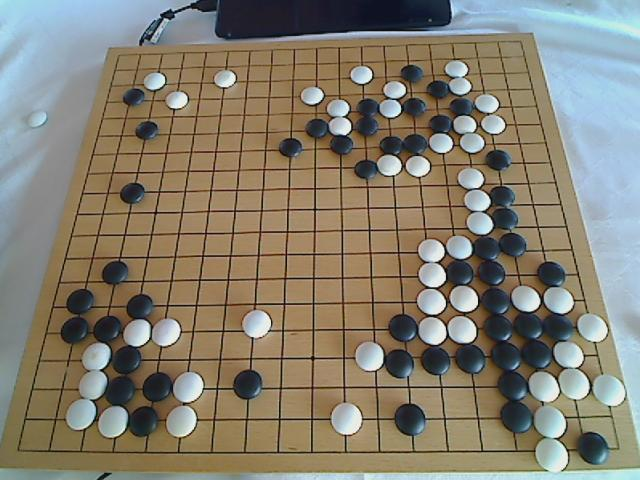
#> input picture examples/t2_100.jpg, 640 x 480 px
$ python hough.py
#> lines starting #> are read from the running program, lines starting #| are printed output that depends on the picture; after the words box and inside, x2 and y2 are one past the last pixel; in counts of white or black regions, pixels touching at a corner belong together
import math
import numpy as np
from skimage import io
import matplotlib.pyplot as plt
import cv2


def hough_transform(image):
#> called with image = 'examples/t2_100.jpg'
    img = cv2.imread(image,2)
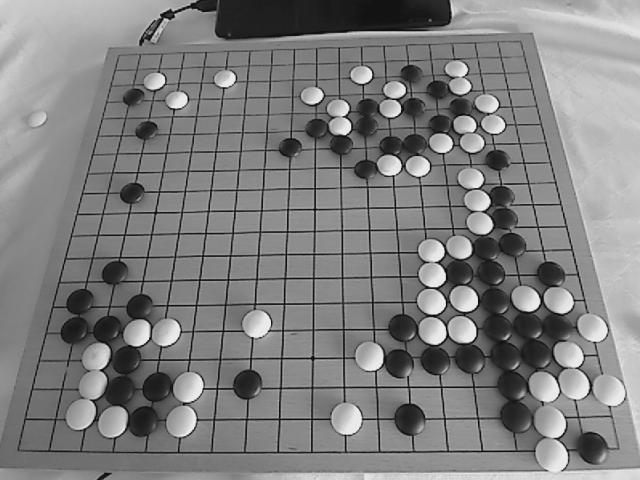
#> img: shape (480, 640); min 0, max 255, mean 127.2
    ret, bw_img = cv2.threshold(img, 127, 255, cv2.THRESH_BINARY)
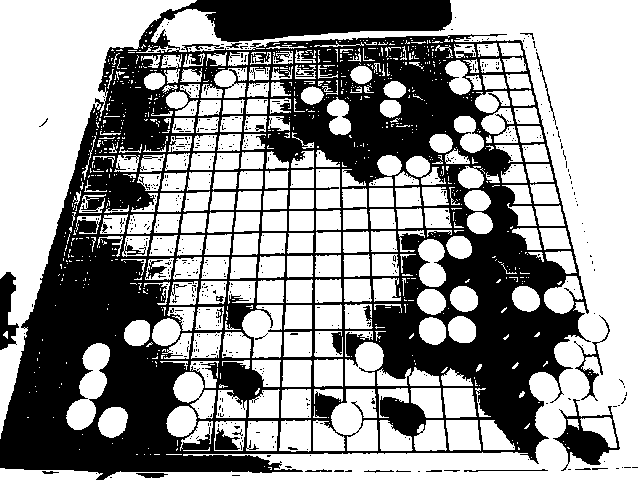
#> bw_img: shape (480, 640); 58.9% white; 636 black regions (614 under 20 px), largest, box (x1, y1, x2, y2) and area: (0, 0, 591, 480) 120714, (553, 399, 620, 471) 1601, (0, 272, 19, 350) 894
    (x,y)=bw_img.shape
#> x = 480; y = 640

    rmax=int(round(math.sqrt(x*x+y*y),0))
#> rmax = 800
    mac=np.zeros((rmax,180))

    for a in range(1,y):
        for b in range(1,x):
            if img[b][a]==0:
                for m in range(1,180):
                    r=round((x*math.cos((m*math.pi)/180)+y*math.sin((m*math.pi))/180),0)
                    if r>0:
                        mac[int(r)][m]=mac[int(r)][m]+1
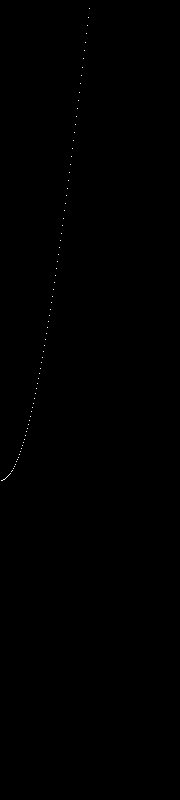
#> mac: shape (800, 180) float64; values 0 (black) and 16 (white), 0.06% white in thin lines or dots, all inside (x1, y1, x2, y2) = (1, 8, 90, 481)

    res=io.imshow(mac,cmap=plt.cm.get_cmap('gray'))
    plt.axes(None)
    plt.axis('off')
    #plt.show()
    return mac
    #plt.savefig('test.png')


mac=hough_transform('examples/t2_100.jpg')
io.imshow(mac,cmap=plt.cm.get_cmap('gray'))
plt.savefig('test.png')
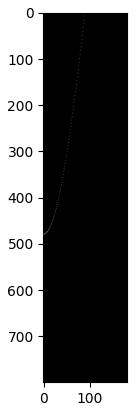
#> figure drawn by matplotlib, 2 panels

$ run again, with examples/t1_001.jpg copied over examples/t2_100.jpg
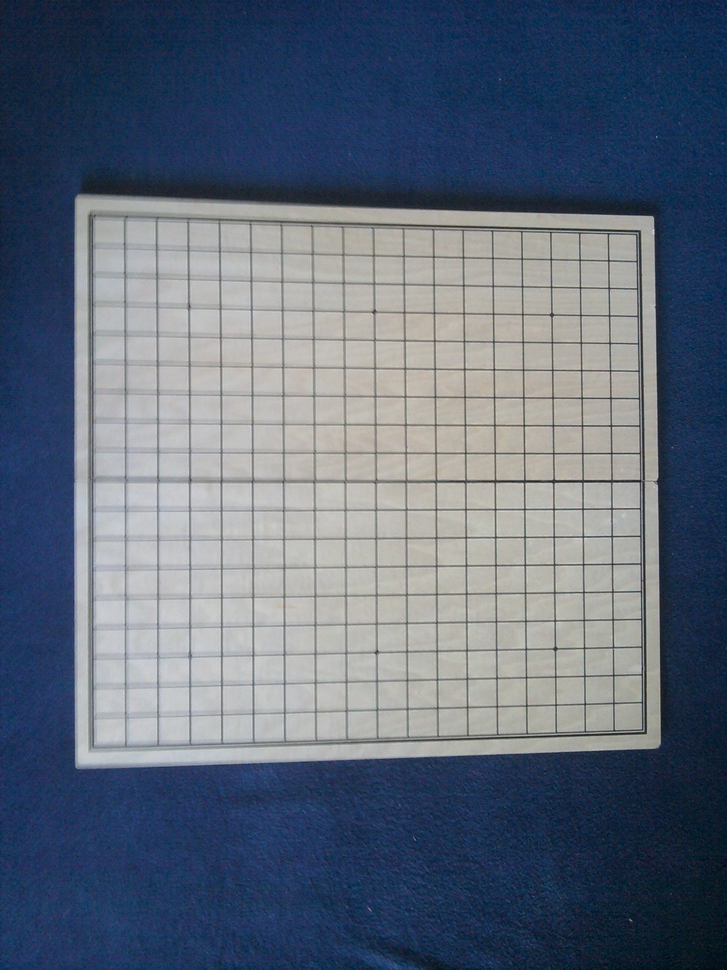
#> input picture examples/t1_001.jpg, 727 x 970 px, shrunk from 1536 x 2048 before the run
#> in hough_transform, `ret, bw_img = cv2.threshold(img, 127, 255, cv2.THRESH_BINARY)`:
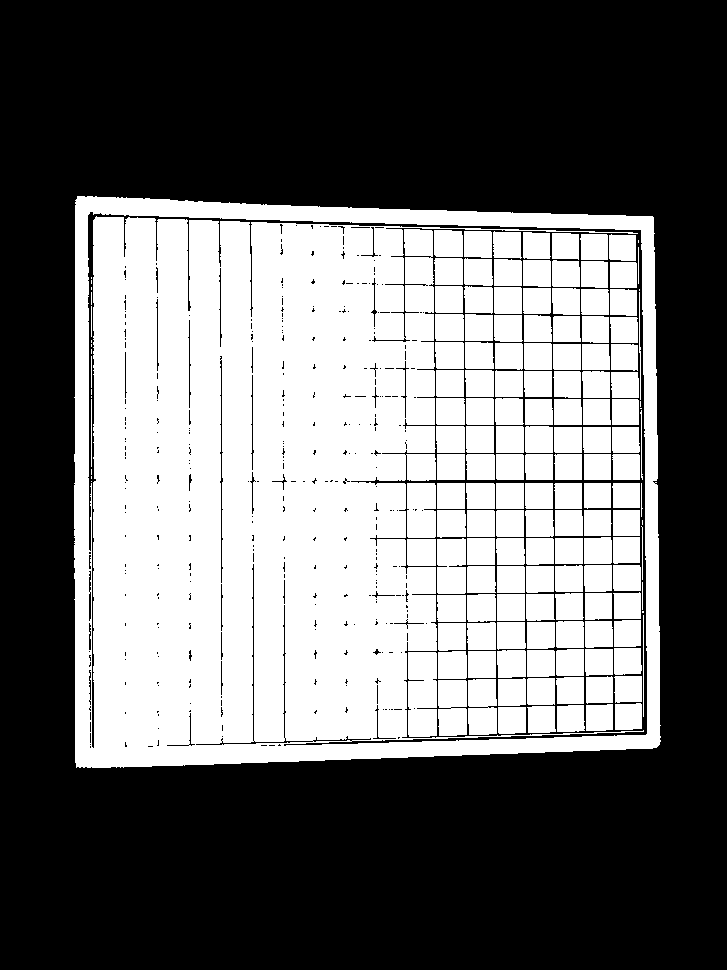
#> bw_img: shape (970, 727); 42.6% white; 155 white regions (18 under 20 px), largest, box (x1, y1, x2, y2) and area: (74, 196, 661, 768) 202394, (408, 652, 437, 737) 2407, (407, 483, 436, 538) 1570
#> `plt.savefig('test.png')`:
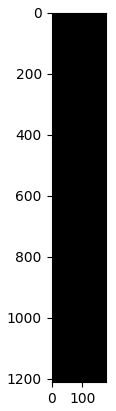
#> figure drawn by matplotlib, 2 panels

$ run again, with examples/t1_003.jpg copied over examples/t2_100.jpg
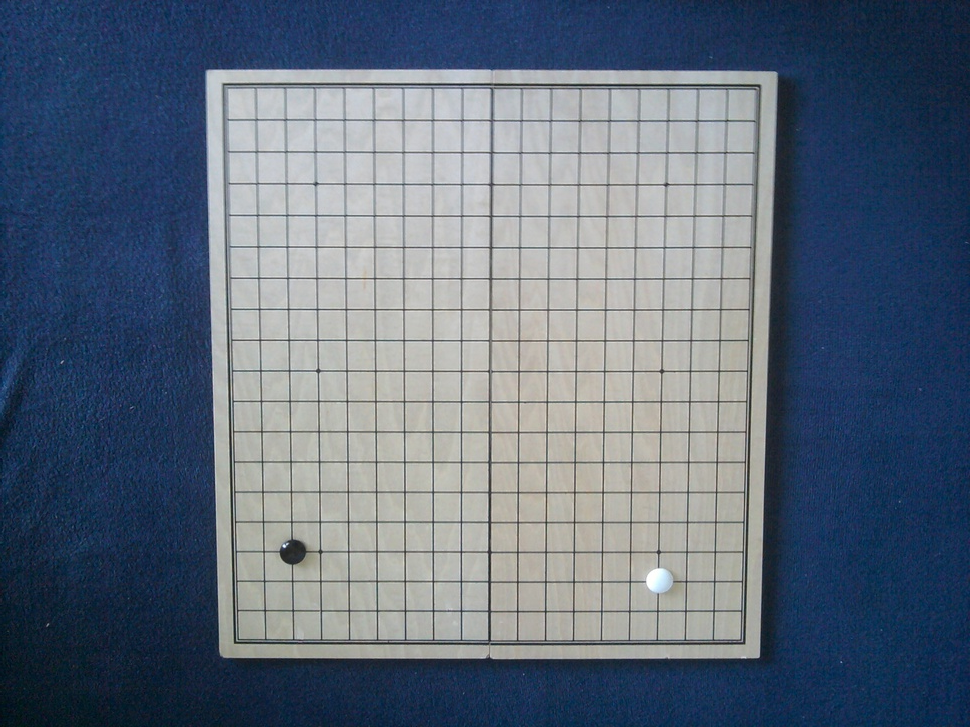
#> input picture examples/t1_003.jpg, 970 x 727 px, shrunk from 2048 x 1536 before the run
#> in hough_transform, `ret, bw_img = cv2.threshold(img, 127, 255, cv2.THRESH_BINARY)`:
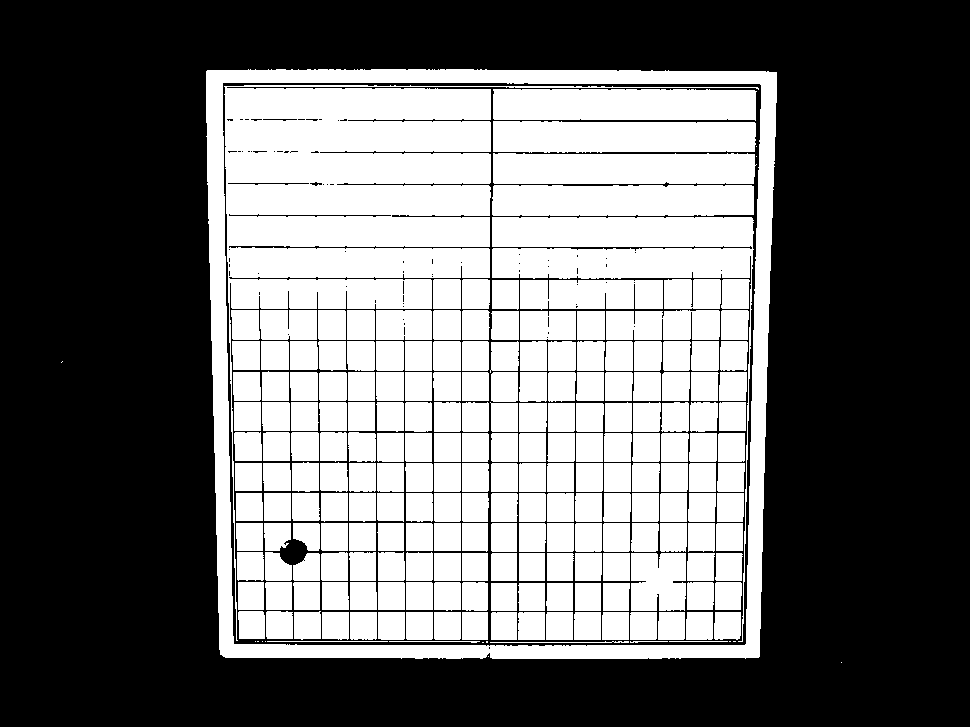
#> bw_img: shape (727, 970); 42.4% white; 220 white regions (13 under 20 px), largest, box (x1, y1, x2, y2) and area: (224, 85, 759, 641) 55884, (206, 69, 777, 659) 32189, (492, 217, 754, 642) 16017
#> `plt.savefig('test.png')`:
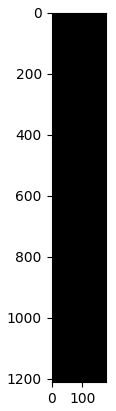
#> figure drawn by matplotlib, 2 panels
